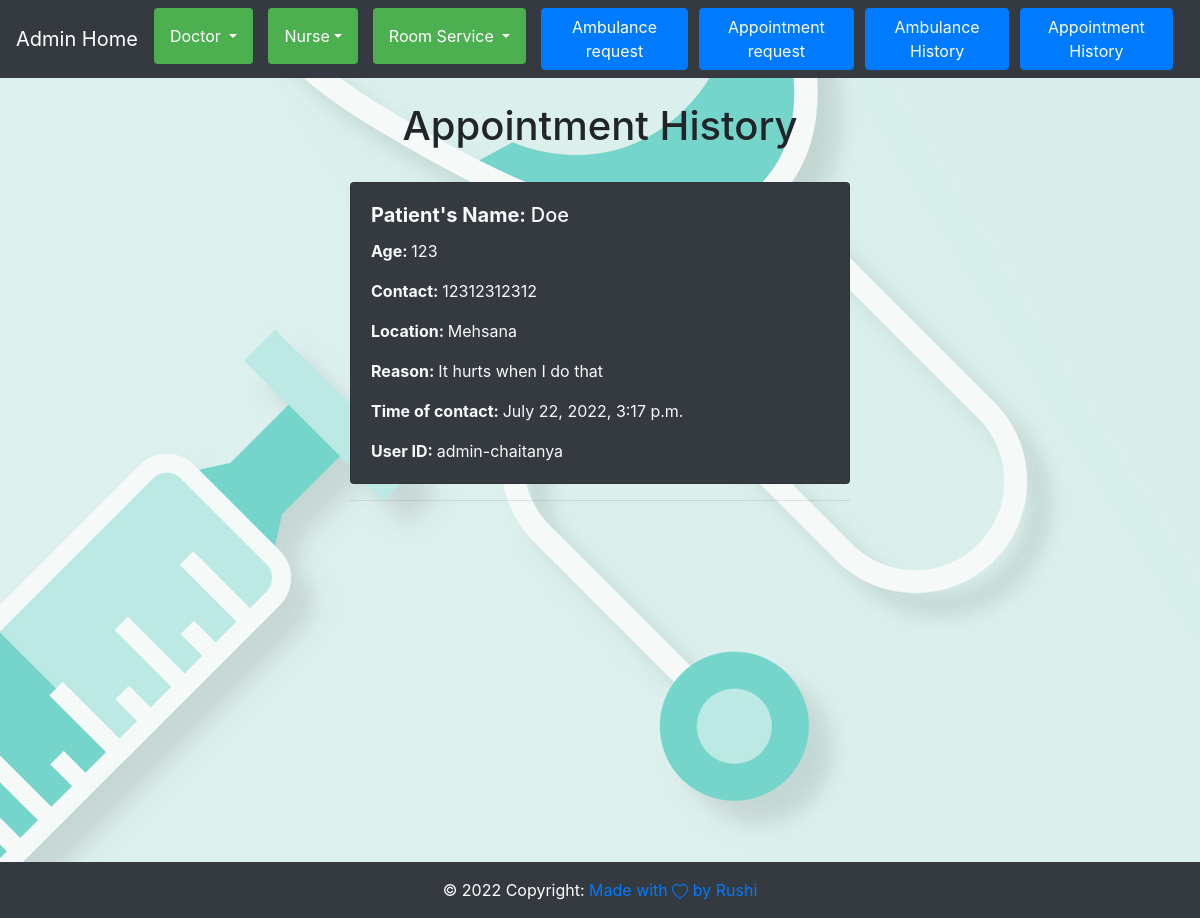
Page /admin_app/Read_Appointment_History/ on the committed database.
### app/models.py (models this page shows, shortened)
class Appointment(models.Model):
    CHOICES_APPOINT = (
        ("NC", "New Case"), ("FolU", "Follow Up"), ("OC", "Old Case")
    )
    Patient_Name = models.CharField(max_length=30)
    Appointment_type = models.CharField(
        max_length=40, choices=CHOICES_APPOINT, default="NC")
    Patient_Age = models.IntegerField()
    Patient_Contact = models.IntegerField()
    Location = models.CharField(max_length=20)
    Reason = models.CharField(max_length=200)
    date_time = models.DateTimeField(auto_now_add=True)
    seen = models.BooleanField(default=False)   # wether the admin assigns the patient's this appointment as seen by the doctor
    req_by = models.ForeignKey(
        settings.AUTH_USER_MODEL, on_delete=models.SET_NULL, null=True, default=None)

### admin_app/views.py (the view)
# urls.py: path("Read_Appointment_History/",views.Read_Appointment_History,name="Read_Appointment_History"),
def Read_Appointment_History(request):
    read = Appointment.objects.filter(seen=True)
    return render(request, "Read_Appointment_History.html", {"read":read})

### admin_app/context_processors.py (called while the page is built, shortened)
def check_user_priviledge(request):
    data = models.admin_user.objects.filter(isadmin=True).values('user_id', 'isadmin')
    check=False
    return {'is_user_admin': check}

### templates/Read_Appointment_History.html
{%extends 'base.html'%} {%block containt%} {%include 'nav.html'%}
<br />
<h1 style="text-align: center">Appointment History</h1>
<br />
<div id="content">
  {%for i in read reversed%}
  <div class="wrapper">
    <div class="card bg-dark text-light">
      <div class="card-body">
        <h5 class="card-title">
          <span style="font-weight: bold">Patient's Name: </span
          >{{i.Patient_Name}}
        </h5>
        <p class="card-text">
          <span style="font-weight: bold">Age: </span>{{i.Patient_Age}}
        </p>
        <p class="card-text">
          <span style="font-weight: bold">Contact: </span>{{i.Patient_Contact}}
        </p>
        <p class="card-text">
          <span style="font-weight: bold">Location: </span>{{i.Location}}
        </p>
        <p class="card-text">
          <span style="font-weight: bold">Reason: </span>{{i.Reason}}
        </p>
        <p class="card-text">
          <span style="font-weight: bold">Time of contact: </span
          >{{i.date_time}}
        </p>
        <p class="card-text">
          <span style="font-weight: bold">User ID: </span>{{i.req_by}}
        </p>
      </div>
    </div>
    <hr />
  </div>
  {%empty%}
  <br />
  <h2 class="wrapper" style="text-align: center">The list is empty.</h2>
  {%endfor%}
</div>
{%include 'footer.html'%} {%endblock%}

### static/css/styles.css (style rules this page uses)
#content { min-height: calc(100vh - 130px); }
.wrapper { text-align: left; height: auto; width: 500px; margin-left: auto; margin-right: auto; margin-bottom: 5px; }

### static/css/admin_styles.css (style rules this page uses)
body { background-image: url("/static/admin-background.jpg"); }

### rows in the picture
Appointment: Patient_Name "Doe", Patient_Age "123", Patient_Contact "12312312312", Location "Mehsana", Reason "It hurts when I do that", date_time "July 22, 2022, 3:17 p.m.", req_by "admin-chaitanya"
